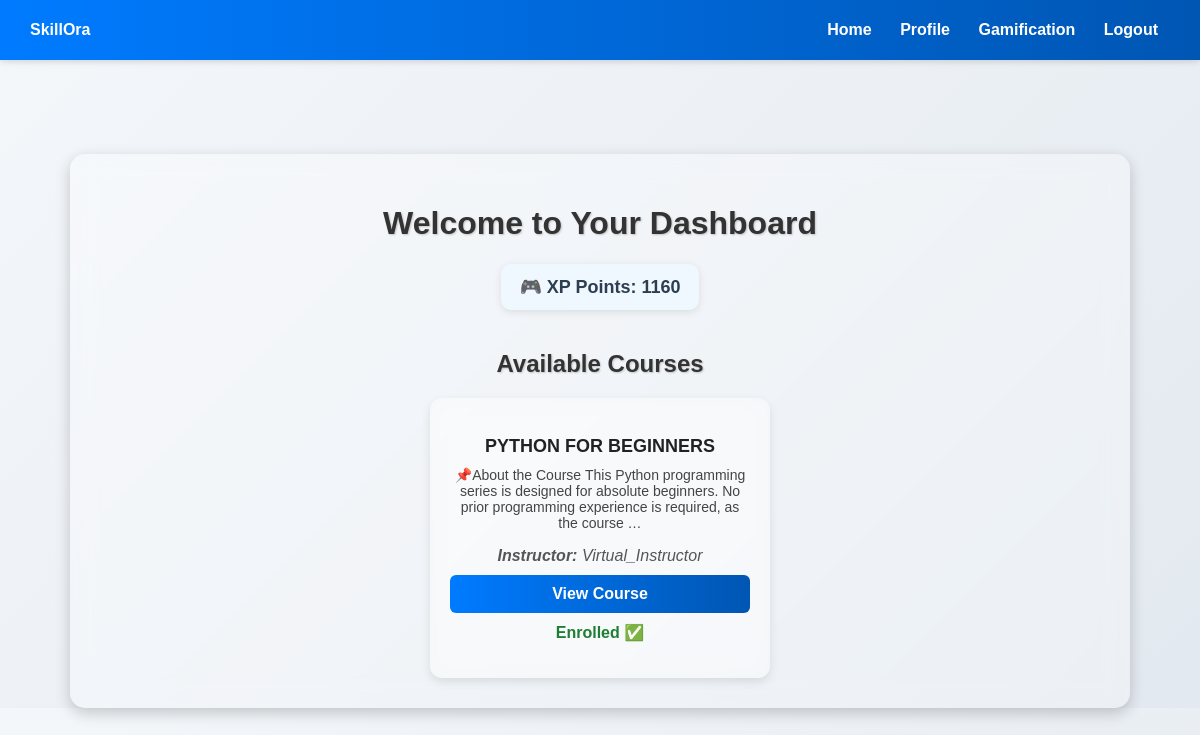
Page /dashboard/ (signed in) on the earlier database version.
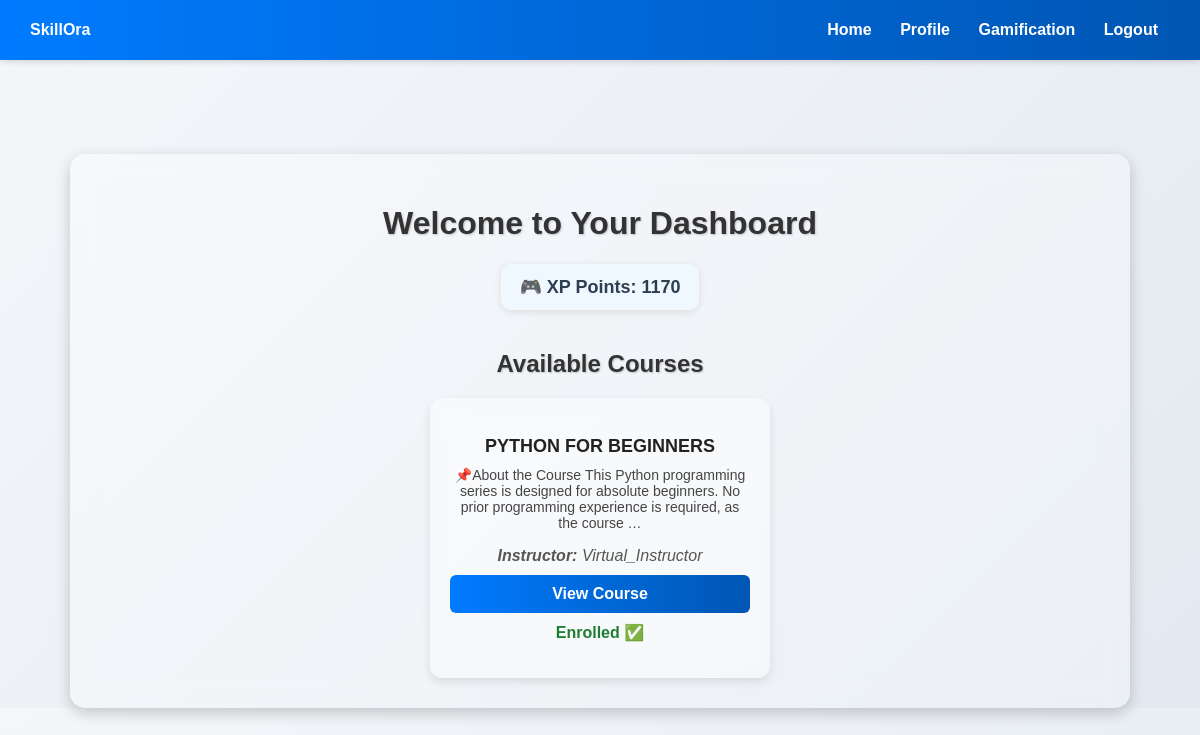
Same page on the later database version.
### core/models.py (models this page shows, shortened)
class CustomUser(AbstractUser):
    bio = models.TextField(blank=True, null=True)

class UserProfile(models.Model):
    user = models.OneToOneField(settings.AUTH_USER_MODEL, on_delete=models.CASCADE, related_name='userprofile')
    xp = models.IntegerField(default=0)
    level = models.IntegerField(default=1)
    badges = models.JSONField(default=list, blank=True)
    last_active = models.DateField(null=True, blank=True)
    streak = models.IntegerField(default=0)
    rank = models.CharField(max_length=50, default="Beginner")

class Course(models.Model):
    CATEGORY_CHOICES = [
        ('programming', 'Programming'),
        ('math', 'Mathematics'),
        ('science', 'Science'),
        ('business', 'Business'),
        ('other', 'Other'),
    ]
    title = models.CharField(max_length=255, unique=True)
    description = CKEditor5Field()
    key_points = CKEditor5Field()
    category = models.CharField(max_length=50, choices=CATEGORY_CHOICES, default='other')
    created_at = models.DateTimeField(auto_now_add=True)
    updated_at = models.DateTimeField(auto_now=True)
    instructor = models.ForeignKey(settings.AUTH_USER_MODEL, related_name='courses', on_delete=models.SET_NULL, null=True)

### core/views.py (the view)
# urls.py: path("dashboard/", login_required(views.dashboard), name="dashboard"),
@login_required
def dashboard(request):
    courses = Course.objects.all()
    enrollments = Enrollment.objects.filter(user=request.user)
    enrolled_courses = [enrollment.course for enrollment in enrollments]
    return render(request, 'core/dashboard.html', {
        'courses': courses,
        'enrollments': enrollments,
        'enrolled_courses': enrolled_courses,
    })

### core/templates/core/dashboard.html (shortened to what this page needs)
<!DOCTYPE html>
<html lang="en">
<head>
</head>
<body>
    {% include 'core/navbar.html' %}
    <div class="navbar">
        <div class="logo">
            <strong>SkillOra</strong>
        </div>
        <div class="nav-links">
            <a href="{% url 'index' %}">Home</a>
            <a href="{% url 'profile' %}">Profile</a>
            <a href="{% url 'gamification' %}">Gamification</a>
            <a href="{% url 'index' %}">Logout</a>
        </div>
    </div>
    <div class="container">
        <h1>Welcome to Your Dashboard</h1>
        {% if request.user.userprofile %}
    <div class="xp-box">
        🎮 XP Points: <strong>{{ request.user.userprofile.xp }}</strong>
    </div>
    {% endif %}
        <h2>Available Courses</h2>
        <div class="course-list">
            {% for course in courses %}
            <div class="course-card">
                <p class="course-title">{{ course.title }}</p>
                <p class="description">{{ course.description|striptags|safe|truncatewords:20 }}</p>
                <p class="instructor"><strong>Instructor:</strong> {{ course.instructor.username }}</p>
                <a href="{% url 'course_detail' course.id %}" class="view-btn">View Course</a>
                {% if course not in enrolled_courses %}
                    <a href="{% url 'enroll' course.id %}" class="enroll-btn">Enroll Now</a>
                {% else %}
                    <p class="enrolled-text">Enrolled ✅</p>
                {% endif %}
            </div>
            {% empty %}
            <p class="no-courses">No courses available yet. Check back soon!</p>
            {% endfor %}
        </div>
    </div>
</body>
</html>

### core/templates/core/navbar.html (shortened to what this page needs)
<nav>
    <div class="nav-left">
        <h2>📘 Online Learning</h2>
    </div>
    <div class="nav-right">
        <a href="{% url 'dashboard' %}">Dashboard</a>
        <a href="{% url 'gamification' %}">Gamification</a>
        <a href="{% url 'logout' %}">Logout</a>
    </div>
</nav>

### core/templates/core/dashboard.html (style rules this page uses)
body { font-family: Arial, sans-serif; margin: 0; padding: 0; background: linear-gradient(135deg, #f4f7fa, #e3e9f0); animation: gradientShift 10s infinite alternate; }
.navbar { position: fixed; top: 0; left: 0; right: 0; height: 60px; background: linear-gradient(to right, #007bff, #0056b3); display: flex; align-items: center; justify-content: space-between; padding: 0 30px; z-index: 1000; color: white; box-shadow: 0 2px 6px rgba(0,0,0,0.1); }
.navbar a { color: white; text-decoration: none; margin: 0 12px; font-weight: bold; }
.container { margin-top: 100px; width: 90%; max-width: 1000px; background: rgba(255, 255, 255, 0.3); backdrop-filter: blur(12px); padding: 30px; border-radius: 15px; box-shadow: 0 5px 15px rgba(0, 0, 0, 0.2); text-align: center; margin-left: auto; margin-right: auto; animation: fadeIn 1s ease-in-out; }
.container { width: 90%; max-width: 1000px; background: rgba(255, 255, 255, 0.3); backdrop-filter: blur(12px); padding: 30px; border-radius: 15px; box-shadow: 0 5px 15px rgba(0, 0, 0, 0.2); text-align: center; animation: fadeIn 1s ease-in-out; }
h1, h2 { color: #333; text-shadow: 1px 1px 2px rgba(0, 0, 0, 0.2); }
.course-list { display: flex; flex-wrap: wrap; gap: 15px; justify-content: center; }
.course-card { width: 300px; background: rgba(255, 255, 255, 0.25); backdrop-filter: blur(12px); padding: 20px; border-radius: 12px; box-shadow: 0 4px 10px rgba(0, 0, 0, 0.1); text-align: center; transition: transform 0.3s, box-shadow 0.3s; }
.course-title { font-size: 18px; font-weight: bold; color: #222; margin-bottom: 10px; }
.description { font-size: 14px; color: #444; margin: 10px 0; }
.instructor { font-style: italic; color: #555; margin-bottom: 10px; }
.view-btn, .enroll-btn { display: block; text-align: center; color: white; text-decoration: none; padding: 10px; border-radius: 6px; margin-top: 10px; transition: all 0.3s ease; font-weight: bold; }
.view-btn { background: linear-gradient(to right, #007bff, #0056b3); }
.enrolled-text { color: #1e7e34; font-weight: bold; margin-top: 10px; }
.xp-box { background: #f0f8ff; padding: 12px 18px; border-radius: 10px; font-size: 18px; font-weight: bold; color: #2c3e50; margin-bottom: 20px; box-shadow: 0 2px 8px rgba(0, 0, 0, 0.1); display: inline-block; }

### core/templates/core/navbar.html (style rules this page uses)
nav { background: linear-gradient(to right, #007bff, #0056b3); color: white; padding: 15px 30px; display: flex; justify-content: space-between; align-items: center; box-shadow: 0 4px 10px rgba(0, 0, 0, 0.1); border-radius: 0 0 12px 12px; font-family: Arial, sans-serif; }
.nav-left h2 { margin: 0; font-size: 20px; }
.nav-right a { color: white; margin-left: 20px; text-decoration: none; font-weight: bold; transition: opacity 0.3s; }

Differences in the rows shown:
changed CustomUser: user.userprofile.xp "1160" → "1170"
